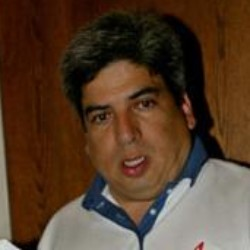
#> input picture Tugas Pengolahan Citra02/Foto1.jpg, 250 x 250 px
$ python BooleanNOT.PY
#> lines starting #> are read from the running program, lines starting #| are printed output that depends on the picture
import cv2
import numpy as np

# load gambar
img = cv2.imread('Foto1.jpg')
#> img is the input picture: shape (250, 250, 3); mean B, G, R 42, 60.7, 84.8

# operasi bitwise NOT pada gambar
result = cv2.bitwise_not(img)
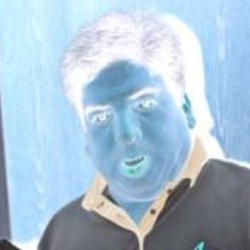
#> result: shape (250, 250, 3); mean B, G, R 213, 194.3, 170.2

# tampilkan hasil
cv2.imshow('Result', result)
cv2.waitKey(0)
cv2.destroyAllWindows()

$ run again, with Tugas Pengolahan Citra02/Foto10.jpg copied over Tugas Pengolahan Citra02/Foto1.jpg
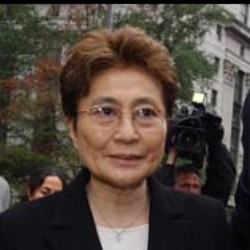
#> input picture Tugas Pengolahan Citra02/Foto10.jpg, 250 x 250 px
#> img is the input picture: shape (250, 250, 3); mean B, G, R 59.9, 68.6, 80.1
#> `result = cv2.bitwise_not(img)`:
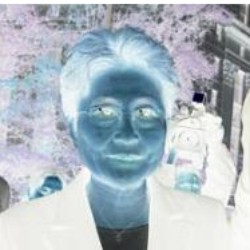
#> result: shape (250, 250, 3); mean B, G, R 195.1, 186.4, 174.9

$ run again, with Tugas Pengolahan Citra02/Foto2.jpg copied over Tugas Pengolahan Citra02/Foto1.jpg
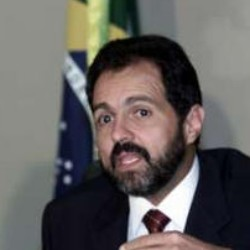
#> input picture Tugas Pengolahan Citra02/Foto2.jpg, 250 x 250 px
#> img is the input picture: shape (250, 250, 3); mean B, G, R 93.5, 95.2, 99.1
#> `result = cv2.bitwise_not(img)`:
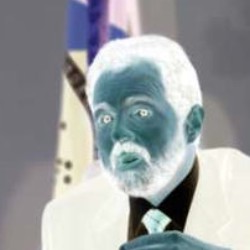
#> result: shape (250, 250, 3); mean B, G, R 161.5, 159.8, 155.9

$ run again, with Tugas Pengolahan Citra02/Foto3.jpg copied over Tugas Pengolahan Citra02/Foto1.jpg
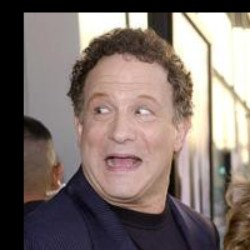
#> input picture Tugas Pengolahan Citra02/Foto3.jpg, 250 x 250 px
#> img is the input picture: shape (250, 250, 3); mean B, G, R 107.2, 112, 125.2
#> `result = cv2.bitwise_not(img)`:
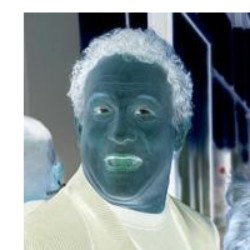
#> result: shape (250, 250, 3); mean B, G, R 147.8, 143, 129.8
